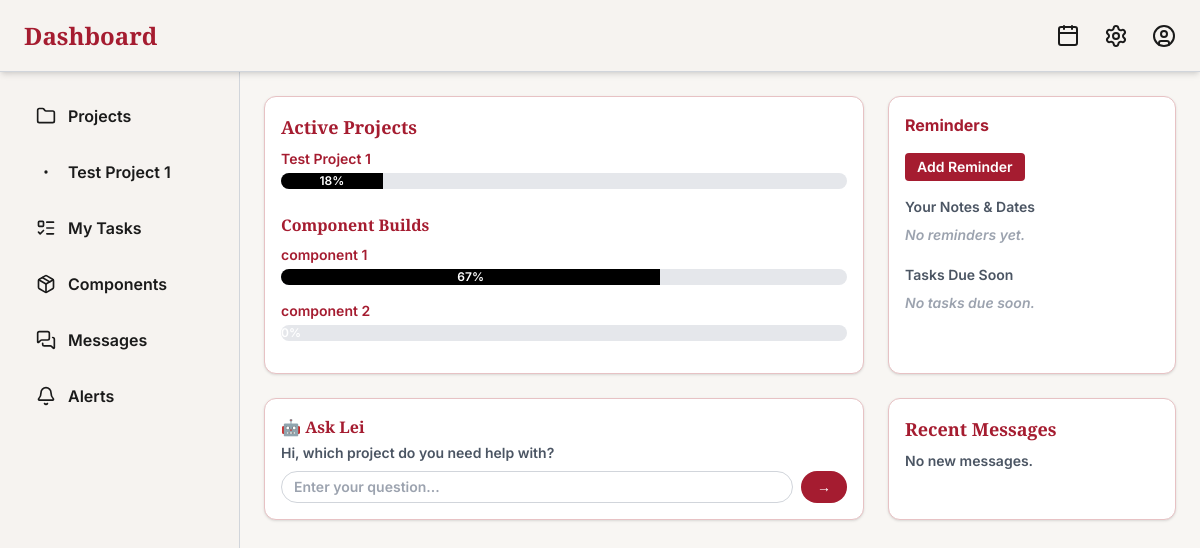
/tech-dashboard/ (signed in), run on an earlier commit of the app's database.
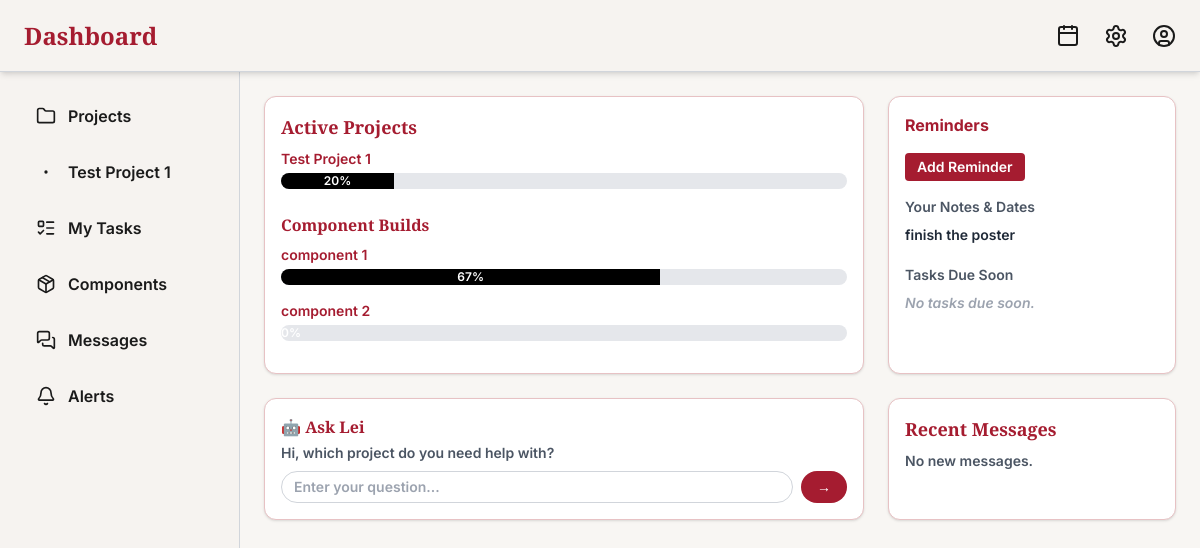
And on a later commit of the database.
### tracker/models.py (models this page shows, shortened)
class Project(models.Model):
    name = models.CharField(max_length=100)
    description = models.TextField(blank=True)
    start_date = models.DateField(null=True, blank=True)
    end_date = models.DateField(null=True, blank=True)
    status = models.CharField(
        max_length=20,
        choices=[('ongoing', 'Ongoing'), ('completed', 'Completed'), ('paused', 'Paused')],
        default='ongoing'
    )
    progress = models.FloatField(default=0)
    assigned_users = models.ManyToManyField(User, related_name='assigned_projects', blank=True)
    @property
    def progress(self):
        total = self.tasks.count()
        if total == 0:
            return 0
        approved = self.tasks.filter(is_approved=True).count()
        return int((approved / total) * 100)

class Component(models.Model):
    name = models.CharField(max_length=100)
    projects = models.ManyToManyField(Project, related_name='components')  # changed from FK to M2M
    description = models.TextField(blank=True)
    start_date = models.DateField(null=True, blank=True)
    end_date = models.DateField(null=True, blank=True)
    progress = models.FloatField(default=0.0)
    updated_at = models.DateTimeField(auto_now=True)
    status = models.CharField(
        max_length=20,
        choices=[('ongoing', 'Ongoing'), ('completed', 'Completed'), ('paused', 'Paused')],
        default='ongoing'
    )

class Reminder(models.Model):
    user = models.ForeignKey(User, on_delete=models.CASCADE)
    title = models.CharField(max_length=200)
    note = models.TextField(blank=True)
    reminder_time = models.DateTimeField()  # renamed and updated from DateField
    created_at = models.DateTimeField(auto_now_add=True)

### tracker/views.py (the view)
# urls.py: path('tech-dashboard/', views.tech_dashboard, name='tech_dashboard'),
@login_required
def tech_dashboard(request):
    projects = Project.objects.filter(assigned_users=request.user)
    components = Component.objects.all()
    reminders = Reminder.objects.filter(user=request.user)
    return render(request, 'tracker/tech_dashboard.html', {
        'projects': projects,
        'components': components,
        'reminders': reminders,
    })

### tracker/templates/tracker/tech_dashboard.html (shortened to what the changed rows need)
<!DOCTYPE html>
<html lang="en">
<head>
  <script src="https://cdn.tailwindcss.com"></script>
</head>
<body class="font-inter font-semibold bg-[var(--bg-softest)] text-[var(--text-dark)] min-h-screen h-screen flex flex-col">
  <header class="bg-[var(--panel-bg)] shadow-md px-6 py-4 flex justify-between items-center h-[72px] border-b border-gray-300 relative">
    <h1 class="text-2xl font-playfair text-[var(--accent-red)]">Dashboard</h1>
  </header>
  <main class="flex-1 flex flex-col lg:flex-row overflow-hidden">
    <aside class="w-full lg:w-1/5 bg-[var(--panel-bg)] border-r border-gray-300 p-6 overflow-y-auto">
      <nav class="flex flex-col gap-4 text-[var(--text-dark)]">
        {% for project in projects %}
        <a href="{% url 'tech_project_detail' project.id %}" class="flex items-center gap-3 px-3 py-2 rounded-md hover:bg-[#f4e8e7] hover:text-[var(--accent-red)] transition-all">
          <i data-lucide="dot" class="w-5 h-5"></i> <span>{{ project.name }}</span>
        </a>
        {% empty %}
        <p class="text-sm text-gray-400 px-3">No projects</p>
        {% endfor %}
      </nav>
    </aside>
    <section class="flex-1 overflow-y-auto p-6 bg-[var(--bg-softest)]">
      <div class="grid grid-cols-3 gap-6">
        <div class="bg-white border border-[#e7c2c4] shadow rounded-xl p-4 col-span-2">
          <h2 class="text-lg font-playfair mb-2 text-[var(--accent-red)]">Active Projects</h2>
          {% for project in projects %}
          <a href="{% url 'tech_project_detail' project.id %}" class="text-sm mb-1 text-[var(--accent-red)] hover:underline hover:text-red-500 block">
            {{ project.name }}
          </a>
          <div class="w-full bg-gray-200 h-4 rounded-full overflow-hidden mb-4">
            <div class="bg-black h-4 text-white text-xs text-center" style="width: {{ project.progress|floatformat:0 }}%;">
              {{ project.progress|floatformat:0 }}%
            </div>
          </div>
          {% empty %}
          <p class="text-sm text-gray-500">No active projects assigned.</p>
          {% endfor %}
          <h3 class="text-md font-playfair mb-2 mt-6 text-[var(--accent-red)]">Component Builds</h3>
          {% for comp in components %}
          <a href="{% url 'tech_component_detail' comp.id %}" class="text-sm mb-1 text-[var(--accent-red)] hover:underline hover:text-red-500 block">
            {{ comp.name }}
          </a>
          <div class="w-full bg-gray-200 h-4 rounded-full overflow-hidden mb-4">
            <div class="bg-black h-4 text-white text-xs text-center" style="width: {{ comp.progress|floatformat:0 }}%;">
              {{ comp.progress|floatformat:0 }}%
            </div>
          </div>
          {% empty %}
          <p class="text-sm text-gray-500">No components found.</p>
          {% endfor %}
        </div>
        <div class="bg-white border border-[#e7c2c4] shadow rounded-xl p-4 h-full">
          <h2 class="text-md font-bold text-[var(--accent-red)] mb-2">Reminders</h2>
          <ul class="mt-2 space-y-1 text-sm text-gray-800">
            {% for r in reminders %}
              <li class="flex justify-between items-center">
                <span>{{ r.title }}</span>
              </li>
            {% empty %}
              <li class="italic text-gray-400">No reminders yet.</li>
            {% endfor %}
          </ul>
        </div>
        <div class="bg-white border border-[#e7c2c4] shadow rounded-xl p-4 col-span-2">
          <h2 class="text-base font-playfair text-[var(--accent-red)] mb-1">🤖 Ask Lei</h2>
        </div>
        <div class="bg-white border border-[#e7c2c4] shadow rounded-xl p-4">
          <h2 class="text-lg font-playfair text-[var(--accent-red)] mb-2">Recent Messages</h2>
        </div>
      </div>
    </section>
  </main>
</body>
</html>

What changed in the data, as far as the page shows it:
computed for Project "Test Project 1": {{ project.progress|floatformat:0 }} 18 → 20 (drawn); progress "18" → "20"
added Reminder: title "finish the poster"
Also different on the page:
text no longer shown: "No reminders yet."
